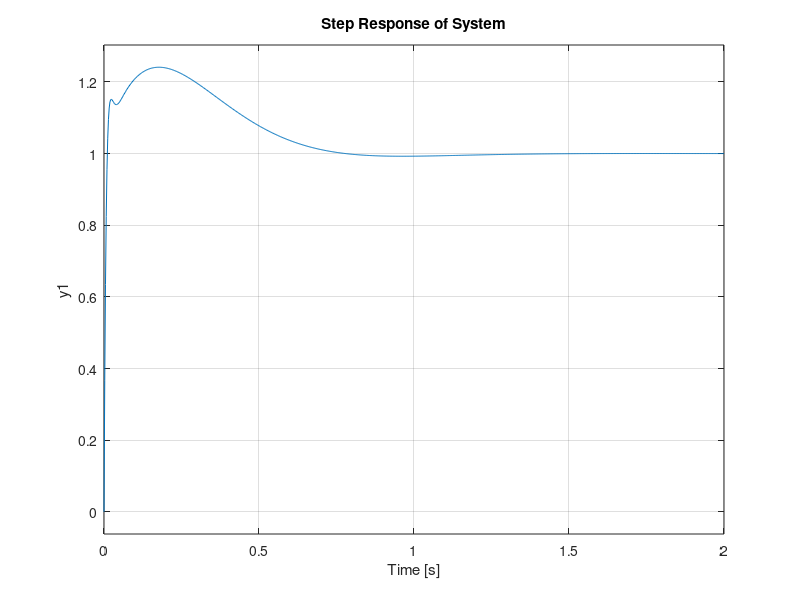

Write MATLAB code to recreate this figure.
clear
clc

%Parameters of System
L=0.07;
R=3.85;
g=9.8;
m=0.1;
C=3e-4;

%Equilibrium values of variables
x01=0.02;
x03=x01*sqrt(g*m/C);
%Parameters for Transfer Function
a=(2*C*x03*x03)/(m*x01*x01*x01);
b=(2*C*x03)/(L*x01*x01);
c=(-2*C*x03)/(m*x01*x01);
d=-R/L;
e=1/L;

%Calculation of Plant Transfer Function
num1=c*e;
den1=[1 -d -(a+b*c) a*d];
sys1=tf(num1, den1);

%Transfer Function of Controller 
num2=[0.000289 0.0323 0.35 1];
den2=[1 0];
K=-2500;
sys2=tf(K*num2, den2);

%Transfer Function of Complete System
sys=feedback(sys1*sys2, 1);

%Response
rlocus(sys1)%Root Locus of Plant
title('Root Locus of Plant')
pause
rlocus(sys)%Root Locus of System
title('Root Locus of System')
pause
step(sys)%Step Response of System
title('Step Response of System')

